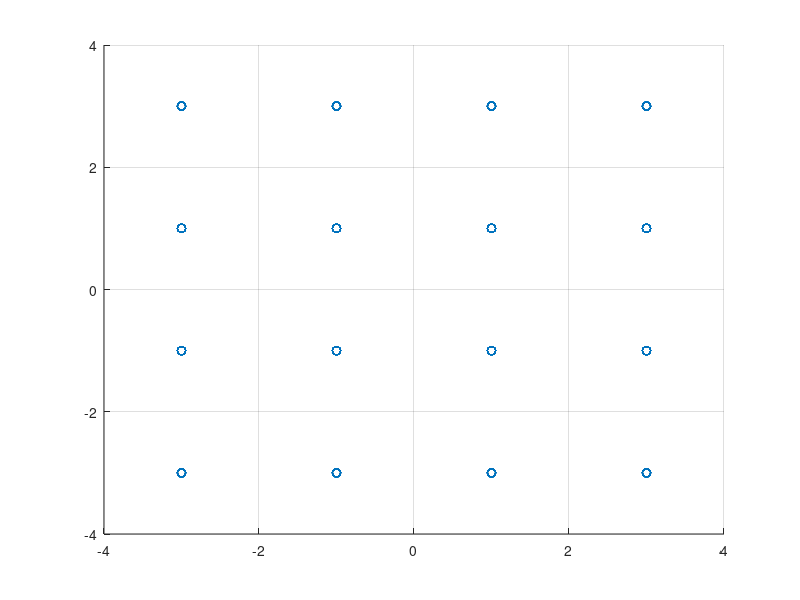
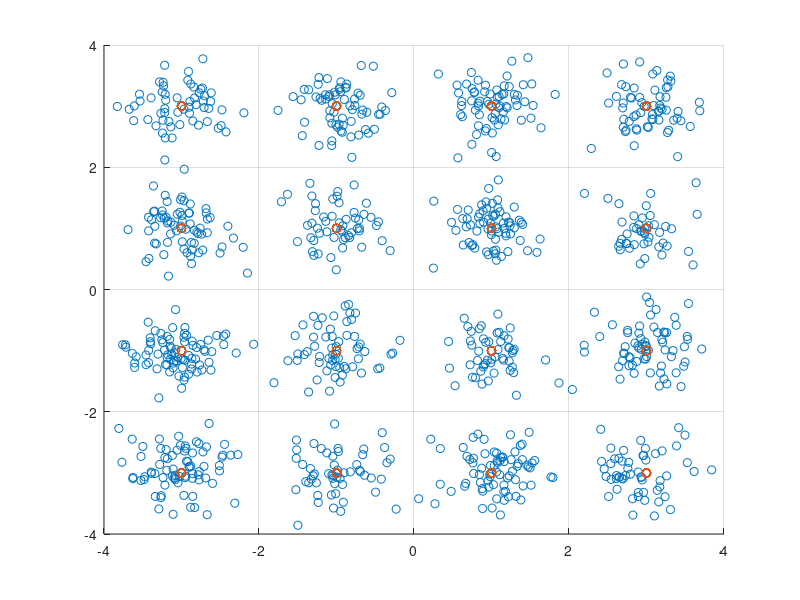

The MATLAB script that drew these images, in order:
clear;
%16QAM을 그려봄
% Parameter Setting
Tsym = 1;
Nsym = 1000;
% Sampling size
Fs = 100;
% Carrier frequency(HZ)
Fc = 10;
%
Fe =  0;
% Noise level
N0 = 0.1;

% Simulation
% 샘플링된 것이 Fs로 나누면 이경우 100분의 1초마다 생기는 것임.
% 이를 끝까지 가봄 Nsymbol까지
t = [Tsym/Fs : Tsym/Fs : Tsym*Nsym];
Tmax = length(t);

% Signal power는 1이라고 가정

% Symbol 생성
M = 4;
symTable = zeros(1,16);
 
for i = 1:16
    r = mod((i),M);
    q = fix(i/M);
    if q == 0
        if r == 0
            symTable(i) = complex(3,-3);
        else
            x = 2*r-1-M;
            symTable(i) = complex(x,3);
        end
    else 
        if r == 0
            y = 2*q-1-M;
            symTable(i) = complex(3,y);
        else
            x = 2*r-1-M;
            y = 2*q-1-M;
            symTable(i) = complex(x,y);
        end
    end
end


% basis Signal 생성
phi1 = cos(2*pi*Fc*t(1:Tsym*Fs));
Es = norm(phi1);
% Othonomal Basis 생성
phi1 = phi1/Es;

phi2 = -sin(2*pi*Fc*t(1:Tsym*Fs));
Es = norm(phi2);
% Othonomal Basis 생성
phi2 = phi2/Es;


%% TX
% 랜덤 신호 만들기
m = randi(16,1,Nsym);

% 심볼 신호 만들기
% 심볼 테이블 만들듯이 만들면 된다.
bbSym = zeros(1,Nsym);

for i =1:length(m)
    if mod(m(i),M) == 0
        if fix(m(i)/M) == 0
            bbSym(i) = complex(3,3);
        else
            bbSym(i) = complex(3,2*fix(m(i)/M)-1-M);
        end
    else
        if fix(m(i)/M) == 0
            bbSym(i) = complex(2*mod(m(i),M)-1-M,3);
        else
            bbSym(i) = complex(2*mod(m(i),M)-1-M,2*fix(m(i)/M)-1-M);
        end
    end
end

% Up-conversion 실어보낼껏임.(DAC 포함)
RFsignal = zeros(1,Tmax);
for iterT = 1:Tmax
    iterSym = floor((iterT-1)/Fs)+1;
    RFsignal(iterT) = real(bbSym(iterSym))*cos(2*pi*Fc*t(iterT))/Es - imag(bbSym(iterSym))*sin(2*pi*Fc*t(iterT))/Es;
end

% 참고 - Signal 보여주기
% t가 x축,
%figure(1)
%plot(t,RFsignal);
%xlim([0 2]);

% 참고 - 심볼신호 보여주기
s = zeros(2,Nsym);
for i = 1:Nsym
    % 1일때는 1부터 100까지
    intStart = 1+(i-1)*Tsym*Fs;
    %첫번째는  1이고 마지막은 100이다.
    %2번째는시작이 101이고 마지막은 200이다.
    intEnd = i*Tsym*Fs;
    s(1,i) = sum(RFsignal(intStart:intEnd).*phi1);
    s(2,i) = sum(RFsignal(intStart:intEnd).*phi2);
end
figure(2)
scatter(s(1,:),s(2,:),'r*');
grid on;
axis([-4 4 -4 4]);

%% RX

% Coherent Detection
% 구하는 것은 결국 phi1신호를곱하면 된다. error가 있을 수 있으니 그대로 곱함.
Ich = RFsignal .* cos(2*pi*(Fc+Fe)*t)/Es;
Qch = RFsignal .* sin(2*pi*(Fc+Fe)*t)/Es;

% Low Pass FIlter보단
% Baseband Signal Representation
for i = 1:Nsym
    % 1일때는 0부터이다.
    n_start = (i-1)*Tsym*Fs;
    bbSym_rx(i) = sum(Ich(n_start+1:n_start+Tsym*Fs) - j*Qch(n_start+1:n_start+Tsym*Fs));
end
%.^2은 전체 제곱에 mean을 구함.
sigPower = mean(abs(bbSym_rx).^2);

% Noise Insertion
noise = sqrt(N0)*randn(1,length(bbSym_rx)) + j*sqrt(N0)*randn(1,length(bbSym_rx));

% noise가 반영된 signal R.
bbSymN_rx = bbSym_rx+noise;
noisePower = mean(abs(noise).^2);
SNR = 10*log10(sigPower/noisePower)

% Signal Space Representation
figure(3)
scatter(real(bbSymN_rx), imag(bbSymN_rx));
grid on;
axis([-4 4 -4 4]);
hold on;
scatter(s(1,:),s(2,:),'r*');

% Optimal Receiver
hd_bbSym = zeros(1,Nsym);
for i= 1:Nsym
    corr_result = bbSymN_rx(i)*conj(symTable);
    [dammyVal hd_index] = max(real(corr_result));
    hd_bbSym(i) = symTable(hd_index);
end

% Symbol Error Rate
SER = sum( abs(hd_bbSym - bbSym) > 0.01) /Nsym